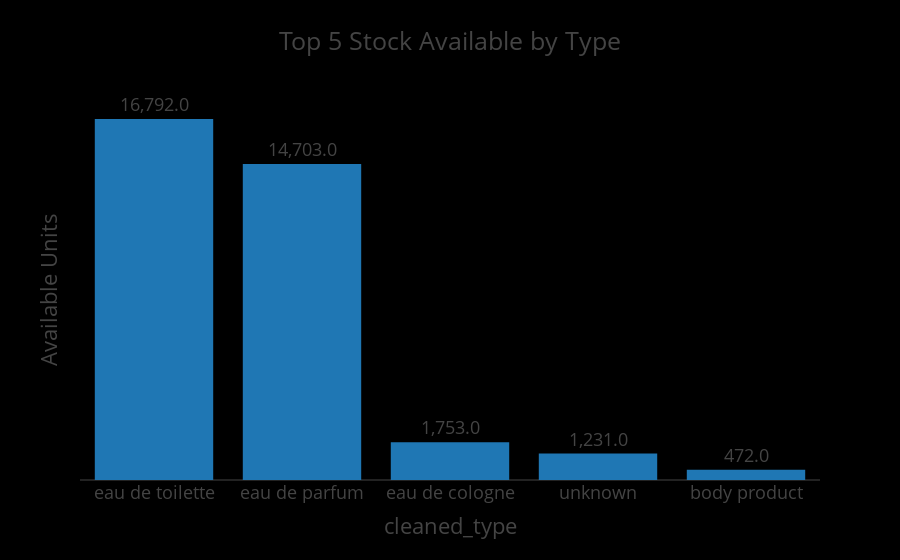

Source (notebook cell):
### Markdown cell above
## Stock Available by Type

### Visualize Top 5 Perfume Types by Stock Availability

We analyze and visualize the top 5 perfume types based on available stock using an interactive bar chart.

Key considerations here are:

* **Directory Setup**:
  `results_dir` is defined to store output visuals, and `os.makedirs()` ensures the folder exists.

* **Data Aggregation**:
  We group the data by `cleaned_type` and sum the `available` stock for each type, then sort it in descending order to select the top 5.

* **Label Formatting**:
  `available_text` is created to display stock values with thousand separators for better readability on the chart.

* **Visualization with Plotly**:
  We use `plotly.express.bar()` to plot the top 5 types with:

  * A consistent color for clarity.
  * Data labels positioned outside bars.
  * A clean layout with no grid or tick marks to emphasize data.

* **Exporting the Plot**:
  The final chart is saved as both `.jpg` and `.png` image formats, as well as an interactive `.html` file, allowing flexible use for reports or web integration.

This process transforms aggregated stock data into a clear, professional visualization for quick insights into the most stocked perfume types.

### Code cell
# Set results directory
results_dir = r'C:\Users\USER\Downloads\Perfume_E-Commerce\result'
os.makedirs(results_dir, exist_ok=True)

# Group and sum available stock by type
type_stock = combined_df.groupby('cleaned_type')['available'].sum().reset_index()

# Sort descending and take top 5
top5_type_stock = type_stock.sort_values(by='available', ascending=False).head(5)

# Create formatted labels with thousand separators
top5_type_stock['available_text'] = top5_type_stock['available'].apply(lambda x: f"{x:,}")

# Plot top 5 with same color and formatted data labels
fig1 = px.bar(
    top5_type_stock,
    x='cleaned_type',
    y='available',
    text='available_text',
    title='Top 5 Stock Available by Type',
    color_discrete_sequence=['#1f77b4']
)

# Data labels and layout tweaks
fig1.update_traces(textposition='outside', cliponaxis=False)

fig1.update_layout(
    template='presentation',
    paper_bgcolor='rgb(0, 0, 0)',
    plot_bgcolor='rgb(0, 0, 0)',
    xaxis={'categoryorder': 'total descending'},
    yaxis=dict(
        showline=False,
        showticklabels=False,
        
        showgrid=False,
        title='Available Units'
    )
)

# Display the figure
fig1.show()

# Export to image and HTML
fig1.write_image(os.path.join(results_dir, 'top5_stock_available_by_type.jpg'))
fig1.write_image(os.path.join(results_dir, 'top5_stock_available_by_type.png'))
fig1.write_html(os.path.join(results_dir, 'top5_stock_available_by_type.html'))

### Figure 1 — Plotly figure (JSON) as saved in the notebook; plotly's stock layout.template omitted (floating-point values rounded to 4 significant figures)
{"data": [{"cliponaxis": false, "hovertemplate": "cleaned_type=%{x}<br>available=%{y}<br>available_text=%{text}<extra></extra>", "legendgroup": "", "marker": {"color": "#1f77b4", "pattern": {"shape": ""}}, "name": "", "orientation": "v", "showlegend": false, "text": ["16,792.0", "14,703.0", "1,753.0", "1,231.0", "472.0"], "textposition": "outside", "type": "bar", "x": ["eau de toilette", "eau de parfum", "eau de cologne", "unknown", "body product"], "xaxis": "x", "y": [16790.0, 14700.0, 1753.0, 1231.0, 472.0], "yaxis": "y"}], "layout": {"autosize": true, "barmode": "relative", "legend": {"tracegroupgap": 0}, "paper_bgcolor": "rgb(0, 0, 0)", "plot_bgcolor": "rgb(0, 0, 0)", "title": {"text": "Top 5 Stock Available by Type"}, "xaxis": {"anchor": "y", "autorange": true, "categoryorder": "total descending", "domain": [0, 1], "range": [-0.5, 4.5], "title": {"text": "cleaned_type"}, "type": "category"}, "yaxis": {"anchor": "x", "autorange": true, "domain": [0, 1], "range": [0, 17680.0], "showgrid": false, "showline": false, "showticklabels": false, "title": {"text": "Available Units"}, "type": "linear"}}}
